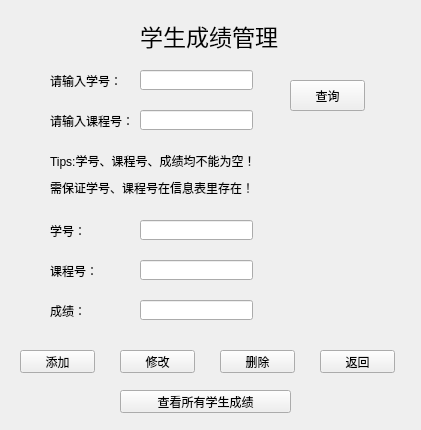
<?xml version="1.0" encoding="UTF-8"?>
<ui version="4.0">
 <class>sc_manage</class>
 <widget class="QWidget" name="sc_manage">
  <property name="geometry">
   <rect>
    <x>0</x>
    <y>0</y>
    <width>421</width>
    <height>430</height>
   </rect>
  </property>
  <property name="windowTitle">
   <string>Form</string>
  </property>
  <widget class="QLabel" name="label">
   <property name="geometry">
    <rect>
     <x>140</x>
     <y>20</y>
     <width>141</width>
     <height>31</height>
    </rect>
   </property>
   <property name="font">
    <font>
     <pointsize>17</pointsize>
    </font>
   </property>
   <property name="text">
    <string>学生成绩管理</string>
   </property>
  </widget>
  <widget class="QLabel" name="label_2">
   <property name="geometry">
    <rect>
     <x>50</x>
     <y>70</y>
     <width>81</width>
     <height>21</height>
    </rect>
   </property>
   <property name="text">
    <string>请输入学号：</string>
   </property>
  </widget>
  <widget class="QLabel" name="label_3">
   <property name="geometry">
    <rect>
     <x>50</x>
     <y>110</y>
     <width>81</width>
     <height>21</height>
    </rect>
   </property>
   <property name="text">
    <string>请输入课程号：</string>
   </property>
  </widget>
  <widget class="QLineEdit" name="search_snoLineEdit">
   <property name="geometry">
    <rect>
     <x>140</x>
     <y>70</y>
     <width>113</width>
     <height>20</height>
    </rect>
   </property>
  </widget>
  <widget class="QLineEdit" name="search_cnoLineEdit">
   <property name="geometry">
    <rect>
     <x>140</x>
     <y>110</y>
     <width>113</width>
     <height>20</height>
    </rect>
   </property>
  </widget>
  <widget class="QLabel" name="label_4">
   <property name="geometry">
    <rect>
     <x>50</x>
     <y>220</y>
     <width>54</width>
     <height>21</height>
    </rect>
   </property>
   <property name="text">
    <string>学号：</string>
   </property>
  </widget>
  <widget class="QPushButton" name="searchButton">
   <property name="geometry">
    <rect>
     <x>290</x>
     <y>80</y>
     <width>75</width>
     <height>31</height>
    </rect>
   </property>
   <property name="text">
    <string>查询</string>
   </property>
  </widget>
  <widget class="QLineEdit" name="snoLineEdit">
   <property name="geometry">
    <rect>
     <x>140</x>
     <y>220</y>
     <width>113</width>
     <height>20</height>
    </rect>
   </property>
  </widget>
  <widget class="QLabel" name="label_5">
   <property name="geometry">
    <rect>
     <x>50</x>
     <y>260</y>
     <width>54</width>
     <height>21</height>
    </rect>
   </property>
   <property name="text">
    <string>课程号：</string>
   </property>
  </widget>
  <widget class="QLineEdit" name="cnoLineEdit">
   <property name="geometry">
    <rect>
     <x>140</x>
     <y>260</y>
     <width>113</width>
     <height>20</height>
    </rect>
   </property>
  </widget>
  <widget class="QLabel" name="label_6">
   <property name="geometry">
    <rect>
     <x>50</x>
     <y>300</y>
     <width>54</width>
     <height>21</height>
    </rect>
   </property>
   <property name="text">
    <string>成绩：</string>
   </property>
  </widget>
  <widget class="QLineEdit" name="gradeLineEdit">
   <property name="geometry">
    <rect>
     <x>140</x>
     <y>300</y>
     <width>113</width>
     <height>20</height>
    </rect>
   </property>
  </widget>
  <widget class="QPushButton" name="addButton">
   <property name="geometry">
    <rect>
     <x>20</x>
     <y>350</y>
     <width>75</width>
     <height>23</height>
    </rect>
   </property>
   <property name="text">
    <string>添加</string>
   </property>
  </widget>
  <widget class="QPushButton" name="updateButton">
   <property name="geometry">
    <rect>
     <x>120</x>
     <y>350</y>
     <width>75</width>
     <height>23</height>
    </rect>
   </property>
   <property name="text">
    <string>修改</string>
   </property>
  </widget>
  <widget class="QPushButton" name="deleteButton">
   <property name="geometry">
    <rect>
     <x>220</x>
     <y>350</y>
     <width>75</width>
     <height>23</height>
    </rect>
   </property>
   <property name="text">
    <string>删除</string>
   </property>
  </widget>
  <widget class="QPushButton" name="backButton">
   <property name="geometry">
    <rect>
     <x>320</x>
     <y>350</y>
     <width>75</width>
     <height>23</height>
    </rect>
   </property>
   <property name="text">
    <string>返回</string>
   </property>
  </widget>
  <widget class="QPushButton" name="allgradeLineEdit">
   <property name="geometry">
    <rect>
     <x>120</x>
     <y>390</y>
     <width>171</width>
     <height>23</height>
    </rect>
   </property>
   <property name="text">
    <string>查看所有学生成绩</string>
   </property>
  </widget>
  <widget class="QLabel" name="label_7">
   <property name="geometry">
    <rect>
     <x>50</x>
     <y>150</y>
     <width>271</width>
     <height>21</height>
    </rect>
   </property>
   <property name="text">
    <string>Tips:学号、课程号、成绩均不能为空！</string>
   </property>
  </widget>
  <widget class="QLabel" name="label_8">
   <property name="geometry">
    <rect>
     <x>50</x>
     <y>180</y>
     <width>251</width>
     <height>16</height>
    </rect>
   </property>
   <property name="text">
    <string>需保证学号、课程号在信息表里存在！</string>
   </property>
  </widget>
 </widget>
 <resources/>
 <connections/>
</ui>
